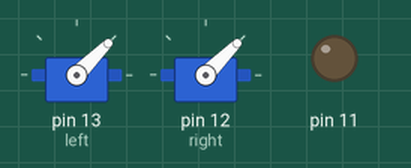
This sketch was run on a simulated Arduino Uno, built with avr-gcc and run on an emulated ATmega328P. Parts: 2 × servo, output pins drawn as LEDs (lit = HIGH).

Above: at 0.05 s.
At 0.55 s:
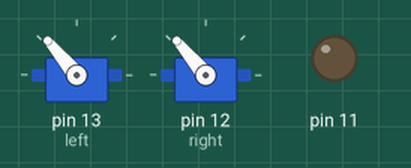
At 0.85 s:
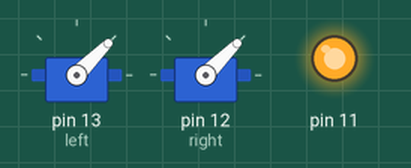
At 1.15 s:
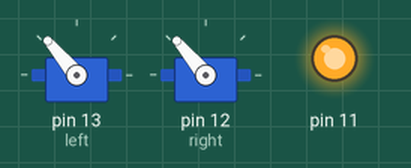
Timing chart, 0 to 3.0 s (numbered marks = the images above):
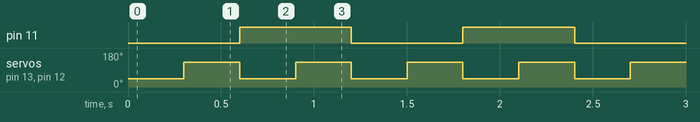

Measured:
- by itself, pin 11: alternates HIGH for 0.60 s and LOW for 0.60 s
- by itself, servo on pin 13 (left), servo on pin 12 (right): alternates 130° for 0.30 s and 45° for 0.30 s

The sketch:

relay.ino
```cpp
#include <Servo.h>


  int state = 1;

Servo left,right;

int leftbutton = 9, rightbutton = 8, once = 0;

void setup() {
  // put your setup code here, to run once:

  pinMode(11, OUTPUT);

  left.attach(13);
  left.write(45);
  right.attach(12);
  //right.write(90);

  Serial.begin(9600);
  pinMode(leftbutton, INPUT);
  pinMode(rightbutton, INPUT);

}

void loop() {
  // put your main code here, to run repeatedly:
  state ^= 1;
  digitalWrite(11,state);
  left.write(45);
  right.write(45);
  delay(300);
  left.write(130);
  right.write(130);
  delay(300);
}
```
